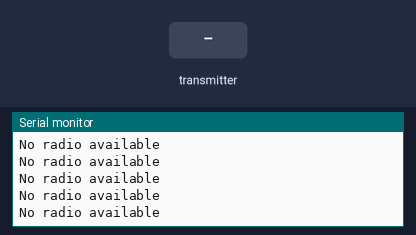
This sketch was run on a simulated Arduino Uno, built with avr-gcc and run on an emulated ATmega328P. On the bench: the last lines printed to the serial monitor. The test bench sets the inputs (shaded band). No radio packets arrive unless stated.

Above: at 2.2 s.
2.3 s: the transmitter starts sending joystick.0 = 0
At 2.32 s:
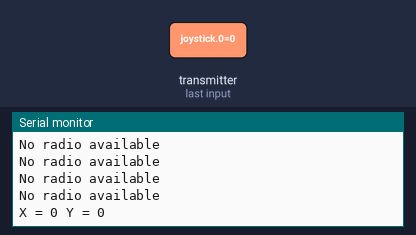
4.2 s: the transmitter starts sending joystick.1 = 256
At 4.23 s:
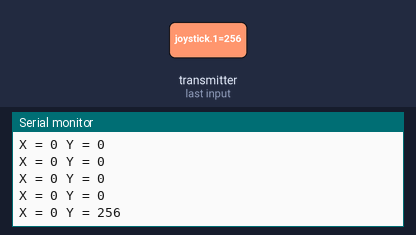
5.7 s: the transmitter starts sending joystick.0 = 256
At 5.75 s:
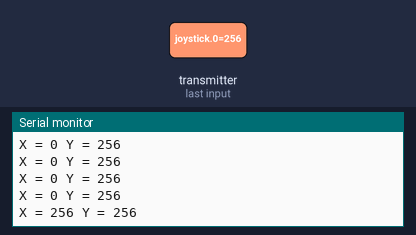
7.2 s: the transmitter starts sending joystick.1 = 0
At 7.26 s:
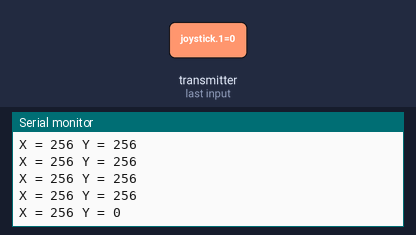
8.7 s: the transmitter starts sending joystick.0 = 1023
At 8.77 s:
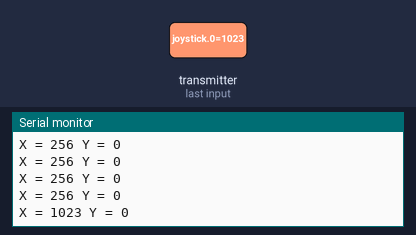
Timing chart, 0 to 11.7 s (numbered marks = the images above; inputs shaded):
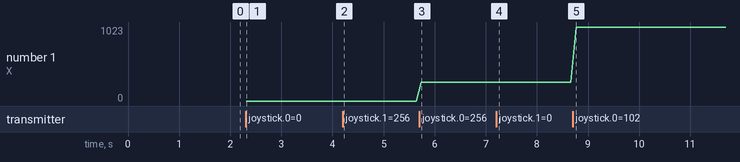

Measured:
- after the input at 2.3 s, the serial monitor: prints a new line at once (image 1)
- after the input at 4.2 s, the serial monitor: prints a new line at once (image 2)
- after the input at 5.7 s, the serial monitor: prints a new line at once (image 3)
- after the input at 7.2 s, the serial monitor: prints a new line after 0.05 s (image 4)
- after the input at 8.7 s, the serial monitor: prints a new line after 0.07 s (image 5)
- plotted number 1: 256 → 1023 after the input at 8.7 s

The sketch:

nrf24rec.ino
```cpp
#include <SPI.h>
#include <nRF24L01.h>
#include <RF24.h>
#define CE_PIN 9
#define CSN_PIN 10

const uint64_t pipe = 0xE8E8F0F0E1LL;

RF24 radio(CE_PIN, CSN_PIN);

int joystick[2];

void setup()
{
  Serial.begin(9600);
  delay(1000);
  Serial.println("Nrf24L01 Receiver Starting");
  radio.begin();
  radio.openReadingPipe(1,pipe);
  radio.startListening();;
}

void loop()
{
  if ( radio.available() )
  {
    bool done = false;
    while (!done)
    {
      done = radio.read( joystick, sizeof(joystick) );
      Serial.print("X = ");
      Serial.print(joystick[0]);
      Serial.print(" Y = ");
      Serial.println(joystick[1]);
    }
  }
  else
  {
    Serial.println("No radio available");
  }
  delay(100);
}
```
